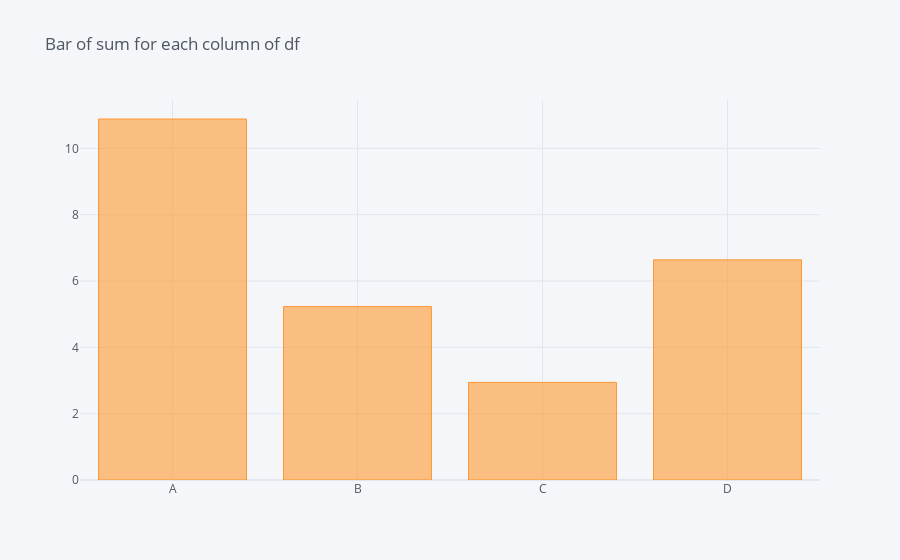

Notebook source saved alongside this figure:
### Code cell
df.sum().iplot(kind='bar',title='Bar of sum for each column of df')

### Figure 1 — Plotly figure (JSON) as saved in the notebook; plotly's stock layout.template omitted (floating-point values rounded to 4 significant figures)
{"data": [{"marker": {"color": "rgba(255, 153, 51, 0.6)", "line": {"color": "rgba(255, 153, 51, 1.0)", "width": 1}}, "name": "None", "orientation": "v", "text": "", "type": "bar", "x": ["A", "B", "C", "D"], "y": [10.89, 5.231, 2.944, 6.639]}], "layout": {"legend": {"bgcolor": "#F5F6F9", "font": {"color": "#4D5663"}}, "paper_bgcolor": "#F5F6F9", "plot_bgcolor": "#F5F6F9", "title": {"font": {"color": "#4D5663"}, "text": "Bar of sum for each column of df"}, "xaxis": {"gridcolor": "#E1E5ED", "showgrid": true, "tickfont": {"color": "#4D5663"}, "title": {"font": {"color": "#4D5663"}, "text": ""}, "zerolinecolor": "#E1E5ED"}, "yaxis": {"gridcolor": "#E1E5ED", "showgrid": true, "tickfont": {"color": "#4D5663"}, "title": {"font": {"color": "#4D5663"}, "text": ""}, "zerolinecolor": "#E1E5ED"}}}
